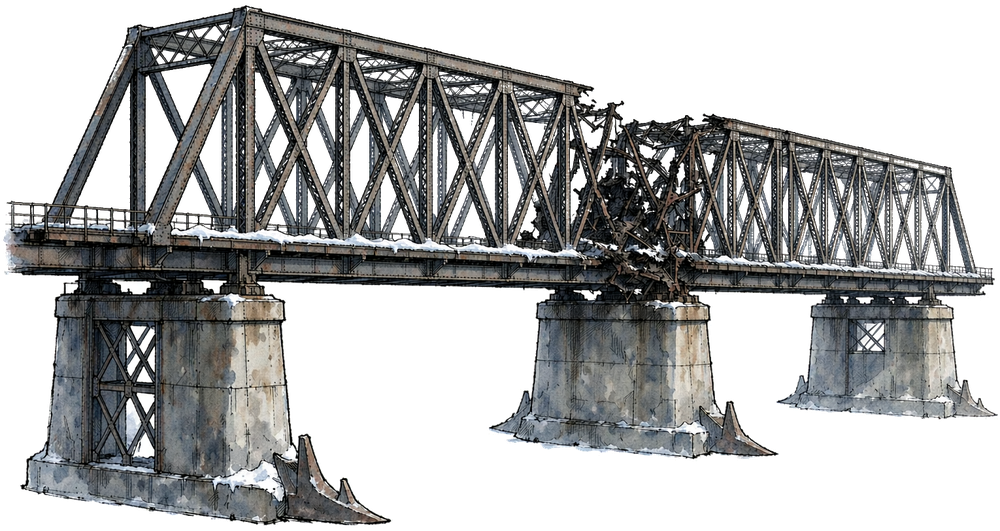
#> input picture assets/art/props/bridge.png, 1000 x 531 px, shrunk from 1530 x 812 before the run, found by its file name
$ python analyze_enclosed_paper.py
#> lines starting #> are read from the running program, lines starting #| are printed output that depends on the picture; after the words box and inside, x2 and y2 are one past the last pixel; in counts of white or black regions, pixels touching at a corner belong together
# -*- coding: utf-8 -*-
"""v3.53 fix: the v3.52 border-connected flood fill could not reach the paper
trapped INSIDE the closed truss frame (top/bottom chords + end posts enclose
every lattice cell), so the cells kept an opaque paper backing and the
mountains never showed through (user screenshot 2026-10-31).

This script analyses the CURRENT bridge.png: paperish components that are NOT
border-connected, reporting size and bbox, so we can decide which to clear
(truss pockets) and which to keep (snow caps on the pier tops).
"""
import numpy as np
from PIL import Image

a = np.array(Image.open("assets/art/props/bridge.png"))
#> a is the input picture: shape (531, 1000, 4); mean R, G, B, A 51.1, 51.9, 51.9, 125.7
alpha = a[..., 3]
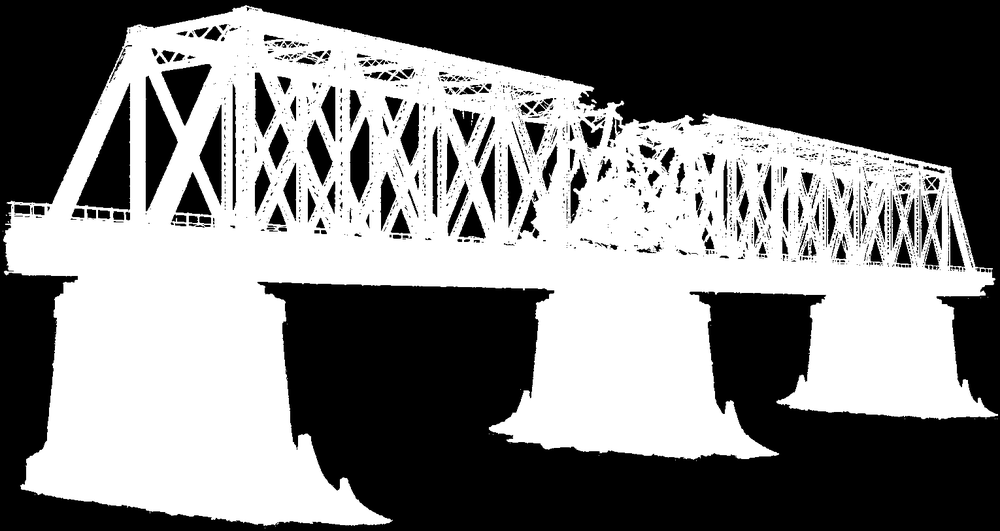
#> alpha: shape (531, 1000); min 0, max 255, mean 125.7
rgb = a[..., :3].astype(int)
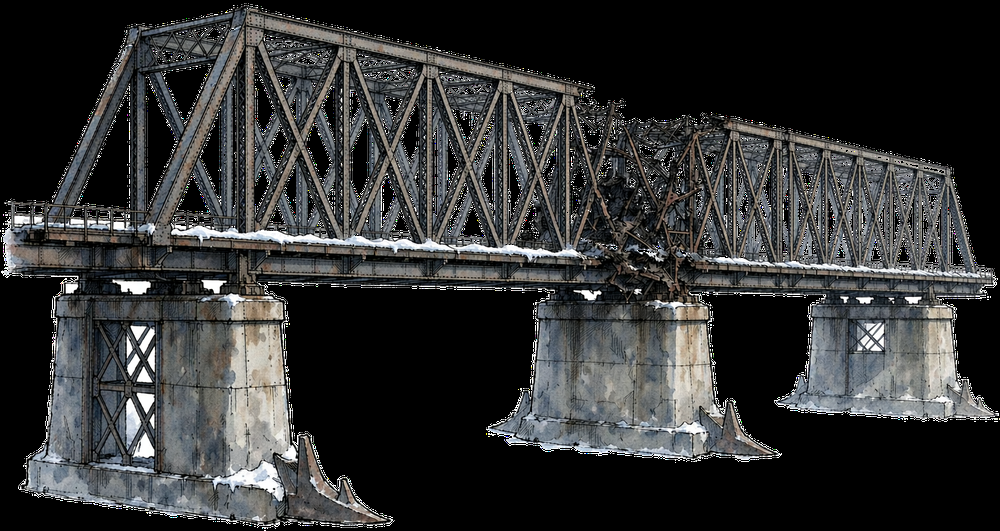
#> rgb: shape (531, 1000, 3) int64; mean R, G, B 51.1, 51.9, 51.9
mn = rgb.min(axis=2)
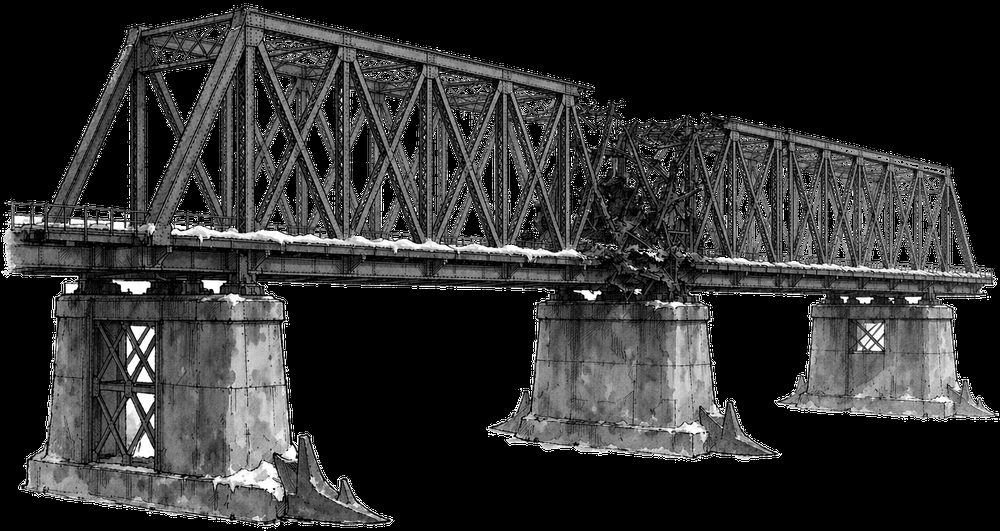
#> mn: shape (531, 1000) int64; min 0, max 255, mean 49
paperish = (mn > 200) & (alpha > 128)
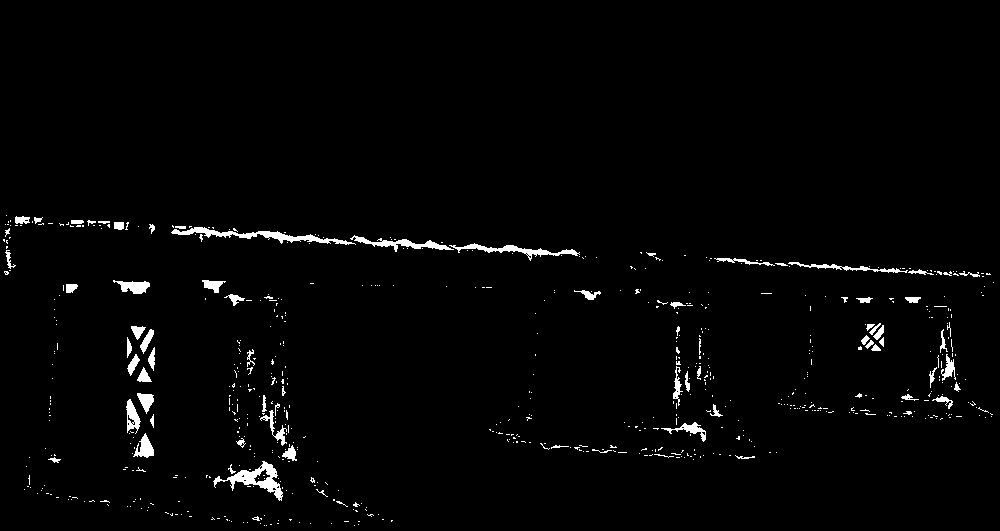
#> paperish: shape (531, 1000) bool; 1.9% white; 664 white regions (588 under 20 px), largest, box (x1, y1, x2, y2) and area: (171, 227, 356, 245) 888, (213, 461, 283, 501) 828, (449, 243, 580, 261) 570
H, W = paperish.shape
#> H = 531; W = 1000

# border reach via iterative dilation (same as process script)
reach = np.zeros_like(paperish)
reach[0, :] = paperish[0, :]
#> reach: shape (531, 1000) bool; every value is 0
reach[-1, :] = paperish[-1, :]
reach[:, 0] = paperish[:, 0]
reach[:, -1] = paperish[:, -1]
while True:
    grow = reach.copy()
    grow[1:, :] |= reach[:-1, :]
    grow[:-1, :] |= reach[1:, :]
    grow[:, 1:] |= reach[:, :-1]
    grow[:, :-1] |= reach[:, 1:]
    grow &= paperish
    if (grow == reach).all():
        break
    reach = grow

enclosed = paperish & ~reach
# label enclosed components with BFS
lbl = np.zeros((H, W), dtype=np.int32)
cur = 0
comps = []
ys0, xs0 = np.where(enclosed)
#> ys0 = 10265 values from 215 to 525; xs0 = 10265 values, max 993 at index 3465, min 3 at index 1227, mean 422.9
from collections import deque
for sy, sx in zip(ys0, xs0):
    if lbl[sy, sx]:
        continue
    cur += 1
    q = deque([(sy, sx)])
    lbl[sy, sx] = cur
    pix = []
    while q:
        y, x = q.popleft()
        pix.append((y, x))
        for dy, dx in ((1,0),(-1,0),(0,1),(0,-1)):
            ny, nx = y+dy, x+dx
            if 0 <= ny < H and 0 <= nx < W and enclosed[ny, nx] and not lbl[ny, nx]:
                lbl[ny, nx] = cur
                q.append((ny, nx))
    pa = np.array(pix)
    comps.append((len(pix), pa[:,0].mean(), pa[:,0].min(), pa[:,0].max(),
                  pa[:,1].min(), pa[:,1].max()))
#> this loop made 10265 passes
#> (sy, sx) on passes 1 to 3: (215, 6), (216, 16), (216, 22)
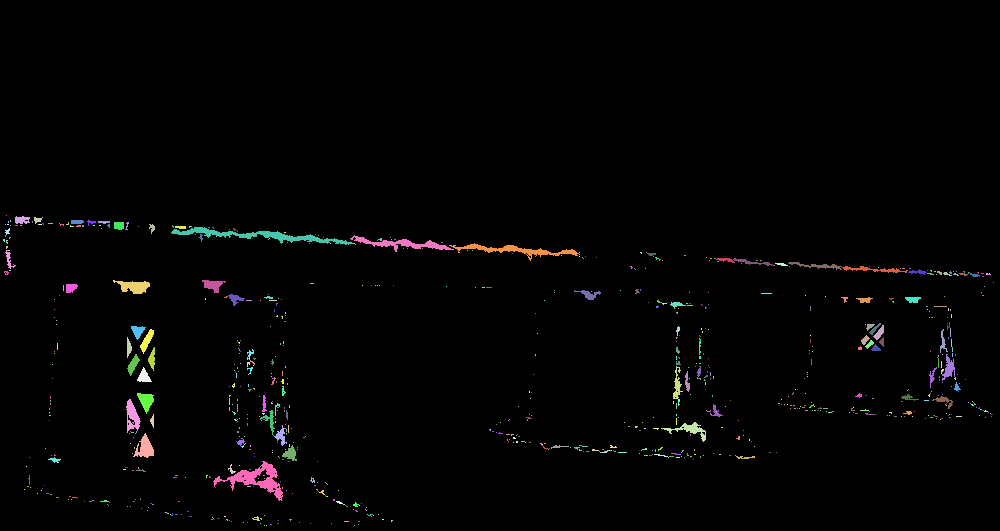
#> lbl: shape (531, 1000) int32; 810 distinct labels, from 0 to 809; one colour per label, 0 black
#> after the loop, comps = 809 items, first 6: (1, 215, 215, 215, 6, 6), (93, 219.6, 216, 223, 15, 29), (34, 219.5, 217, 223, 34, 41), (1, 217, 217, 217, 42, 42), (2, 220.5, 220, 221, 10, 10), (49, 221.5, 220, 223, 71, 83); cur = 809

comps.sort(reverse=True)
print("enclosed paper components:")
for c in comps[:30]:
    print(f"  size={c[0]:7d} cy={c[1]:6.0f} y={c[2]:4d}-{c[3]:4d} x={c[4]:5d}-{c[5]:5d}")
#> this loop made 30 passes
#> c on passes 1 to 12: (883, 235.3, 227, 244, 171, 354), (825, 478.9, 461, 500, 213, 282), (565, 249.9, 243, 260, 449, 578), (505, 243.5, 235, 251, 350, 453), (303, 286.2, 280, 293, 113, 149), (273, 416, 399, 432, 126, 140), (272, 447.7, 433, 457, 133, 153), (243, 429.4, 422, 441, 661, 705), (199, 400.4, 393, 413, 137, 153), (176, 269.2, 266, 272, 842, 907), (168, 284.7, 280, 292, 202, 225), (167, 368, 354, 380, 942, 954)
#|   size=    883 cy=   235 y= 227- 244 x=  171-  354
#|   size=    825 cy=   479 y= 461- 500 x=  213-  282
#|   size=    565 cy=   250 y= 243- 260 x=  449-  578
#|   size=    505 cy=   244 y= 235- 251 x=  350-  453
#|   size=    303 cy=   286 y= 280- 293 x=  113-  149
#|   size=    273 cy=   416 y= 399- 432 x=  126-  140
#|   size=    272 cy=   448 y= 433- 457 x=  133-  153
#|   size=    243 cy=   429 y= 422- 441 x=  661-  705
#> (further printed lines are left out)
print("total enclosed", len(comps), "px", sum(c[0] for c in comps))
#| total enclosed 809 px 10265

$ run again, with assets/art/props/bunker_face.png copied over assets/art/props/bridge.png
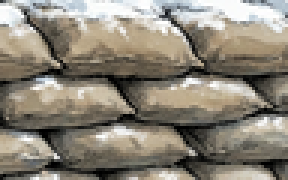
#> input picture assets/art/props/bunker_face.png, 96 x 60 px, found by its file name (shown 3 times larger)
#> a is the input picture: shape (60, 96, 4); mean R, G, B, A 139.7, 133.2, 120.7, 255
#> alpha: shape (60, 96); every value is 255
#> `paperish = (mn > 200) & (alpha > 128)`:
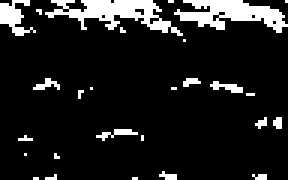
#> paperish: shape (60, 96) bool (shown 3 times larger); 11.7% white; 27 white regions (22 under 20 px), largest, box (x1, y1, x2, y2) and area: (15, 0, 61, 12) 233, (58, 0, 96, 11) 217, (0, 0, 12, 12) 70, (70, 27, 81, 31) 23, (32, 43, 46, 47) 23
#> enclosed: shape (60, 96) bool; 2.3% white in thin lines or dots, all inside (x1, y1, x2, y2) = (6, 3, 94, 59)
#> ys0 = 134 values from 3 to 58; xs0 = 134 values, max 93 at index 81, min 6 at index 122, mean 50.65
#> the loop `for sy, sx in zip(ys0, xs0):` made 134 passes
#> (sy, sx) on passes 2, 3, 4, 6, 7, 8, 9, 10: (3, 13), (4, 13), (9, 10), (9, 57), (9, 58), (10, 11), (10, 40), (10, 41)
#> after the loop `for sy, sx in zip(ys0, xs0):`:
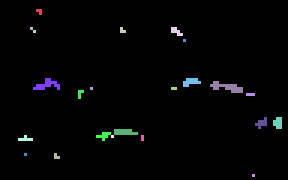
#> lbl: shape (60, 96) int32 (shown 3 times larger); 24 distinct labels, from 0 to 23; one colour per label, 0 black
#> after the loop `for sy, sx in zip(ys0, xs0):`: comps = 23 items, first 6: (3, 3.33, 3, 4, 12, 13), (1, 9, 9, 9, 10, 10), (3, 9.67, 9, 10, 40, 41), (7, 10, 9, 11, 57, 60), (1, 10, 10, 10, 11, 11), (1, 13, 13, 13, 61, 61); cur = 23
#> the loop `for c in comps[:30]:` made 23 passes
#> c on passes 1 to 8: (23, 28.61, 27, 30, 70, 80), (18, 27.83, 26, 29, 11, 19), (14, 43.57, 43, 44, 38, 45), (12, 26.83, 26, 28, 61, 66), (10, 40.5, 39, 42, 91, 93), (9, 40.56, 39, 42, 85, 88), (8, 44.75, 44, 46, 32, 36), (7, 10, 9, 11, 57, 60)
#> (printed output is left out)
#| total enclosed 23 px 134

$ run again, with assets/art/props/crate.png copied over assets/art/props/bridge.png
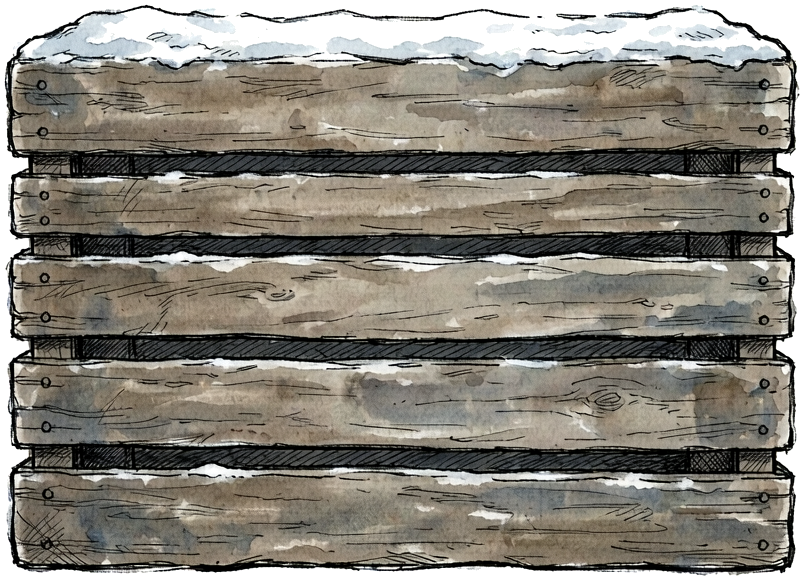
#> input picture assets/art/props/crate.png, 804 x 580 px, found by its file name
#> a is the input picture: shape (580, 804, 4); mean R, G, B, A 135.2, 131, 122.1, 228.9
#> `alpha = a[..., 3]`:
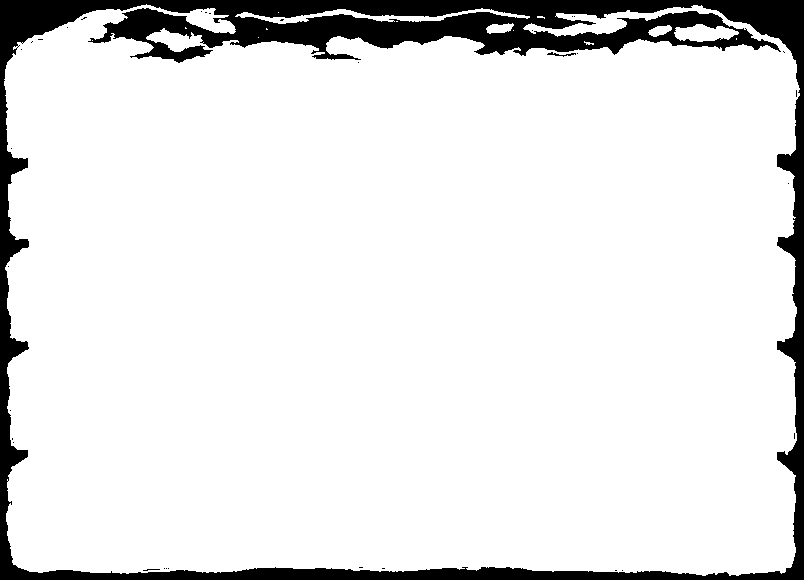
#> alpha: shape (580, 804); 89.8% white; 33 black regions (31 under 20 px), largest, box (x1, y1, x2, y2) and area: (0, 0, 804, 580) 47592, (547, 52, 576, 57) 51
#> paperish: shape (580, 804) bool; 5.1% white; 1244 white regions (1116 under 20 px), largest, box (x1, y1, x2, y2) and area: (326, 36, 535, 64) 2238, (396, 470, 575, 485) 1037, (523, 16, 627, 37) 883
#> reach: shape (580, 804) bool; every value is 0
#> the loop `for sy, sx in zip(ys0, xs0):` made 23794 passes
#> (sy, sx) on passes 1, 3, 4: (4, 146), (5, 142), (5, 150)
#> after the loop `for sy, sx in zip(ys0, xs0):`:
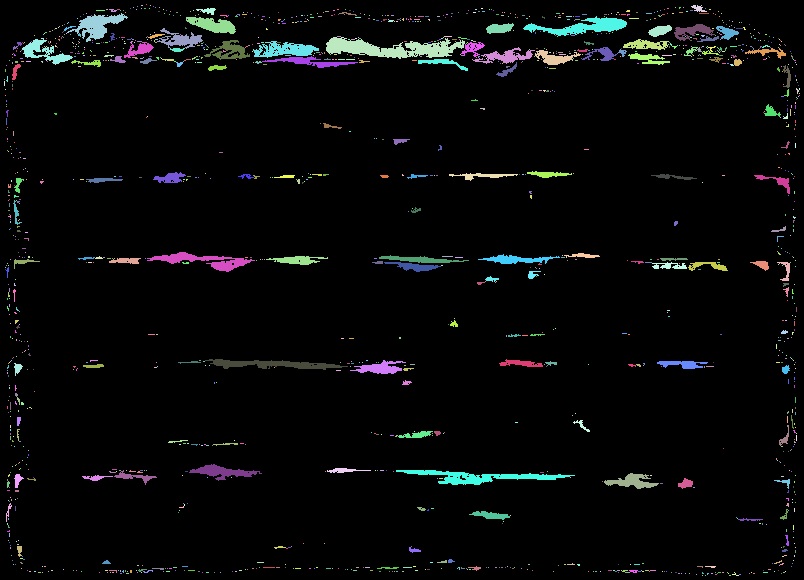
#> lbl: shape (580, 804) int32; 1560 distinct labels, from 0 to 1559; one colour per label, 0 black
#> after the loop `for sy, sx in zip(ys0, xs0):`: comps = 1559 items, first 6: (1, 4, 4, 4, 146, 146), (2, 5, 5, 5, 141, 142), (1, 5, 5, 5, 150, 150), (57, 8.19, 5, 11, 691, 706), (1, 5, 5, 5, 701, 701), (1, 6, 6, 6, 137, 137); cur = 1559
#> the loop `for c in comps[:30]:` made 30 passes
#> c on passes 1 to 8: (1622, 48.22, 37, 58, 326, 464), (1036, 476.3, 470, 484, 396, 574), (877, 26.29, 16, 35, 523, 626), (763, 363.9, 359, 369, 205, 347), (762, 260.2, 252, 271, 147, 254), (688, 25.02, 13, 41, 67, 127), (627, 49.41, 41, 57, 253, 318), (501, 471.5, 464, 480, 189, 261)
#> (printed output is left out)
#| total enclosed 1559 px 23794
